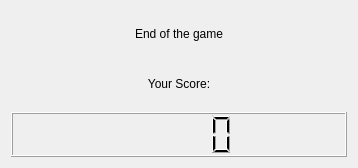
<?xml version="1.0" encoding="UTF-8"?>
<ui version="4.0">
 <class>podsumowanie</class>
 <widget class="QDialog" name="podsumowanie">
  <property name="geometry">
   <rect>
    <x>0</x>
    <y>0</y>
    <width>358</width>
    <height>168</height>
   </rect>
  </property>
  <property name="sizePolicy">
   <sizepolicy hsizetype="Fixed" vsizetype="Fixed">
    <horstretch>0</horstretch>
    <verstretch>0</verstretch>
   </sizepolicy>
  </property>
  <property name="windowTitle">
   <string>Sum up</string>
  </property>
  <layout class="QGridLayout" name="gridLayout">
   <item row="0" column="0">
    <widget class="QLabel" name="koniec">
     <property name="text">
      <string>End of the game</string>
     </property>
     <property name="alignment">
      <set>Qt::AlignCenter</set>
     </property>
    </widget>
   </item>
   <item row="1" column="0">
    <widget class="QLabel" name="napis">
     <property name="layoutDirection">
      <enum>Qt::LeftToRight</enum>
     </property>
     <property name="text">
      <string>Your Score:</string>
     </property>
     <property name="alignment">
      <set>Qt::AlignCenter</set>
     </property>
    </widget>
   </item>
   <item row="2" column="0">
    <widget class="QLCDNumber" name="wynik"/>
   </item>
  </layout>
 </widget>
 <resources/>
 <connections/>
</ui>
